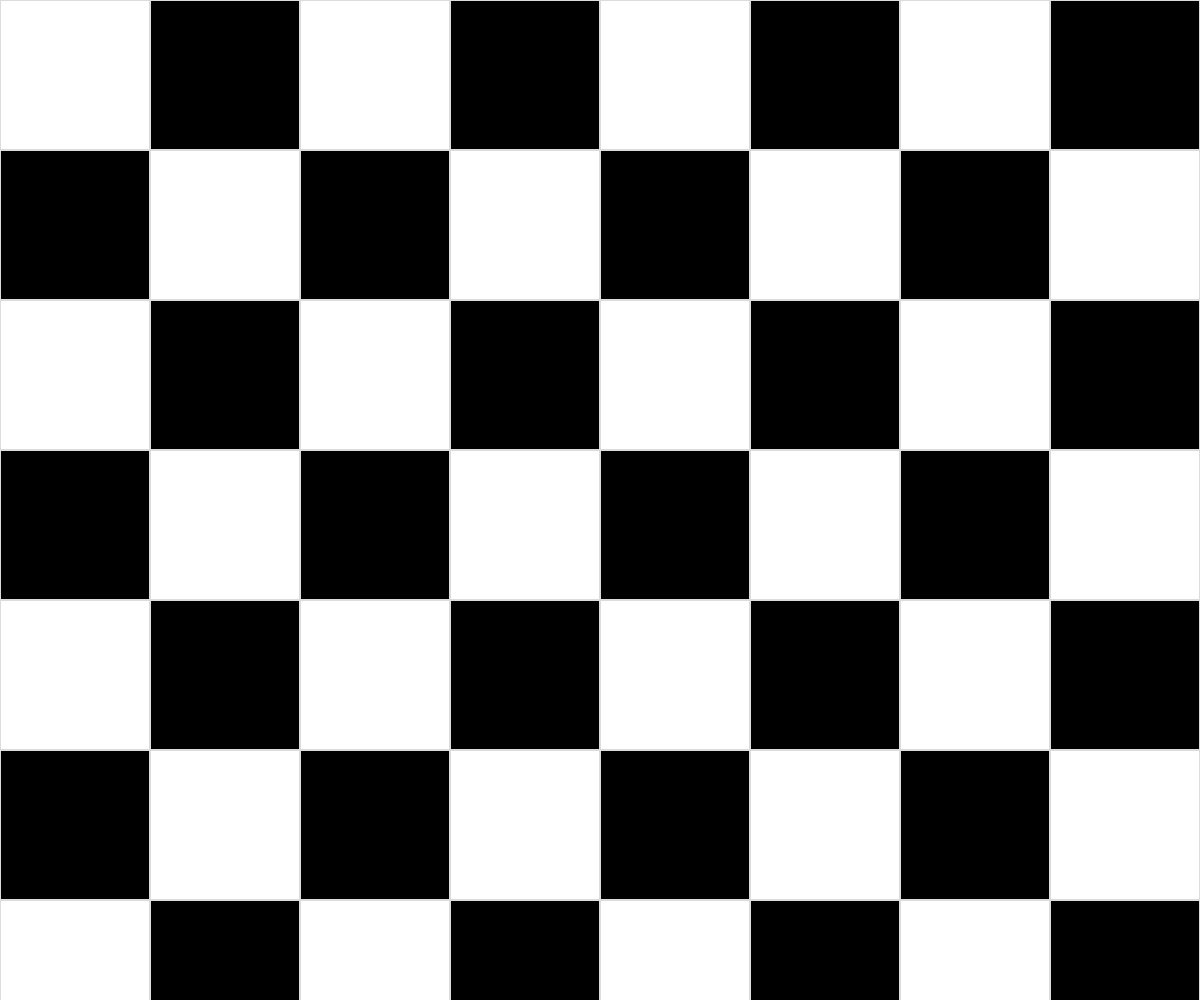
Frame 1 (no input)
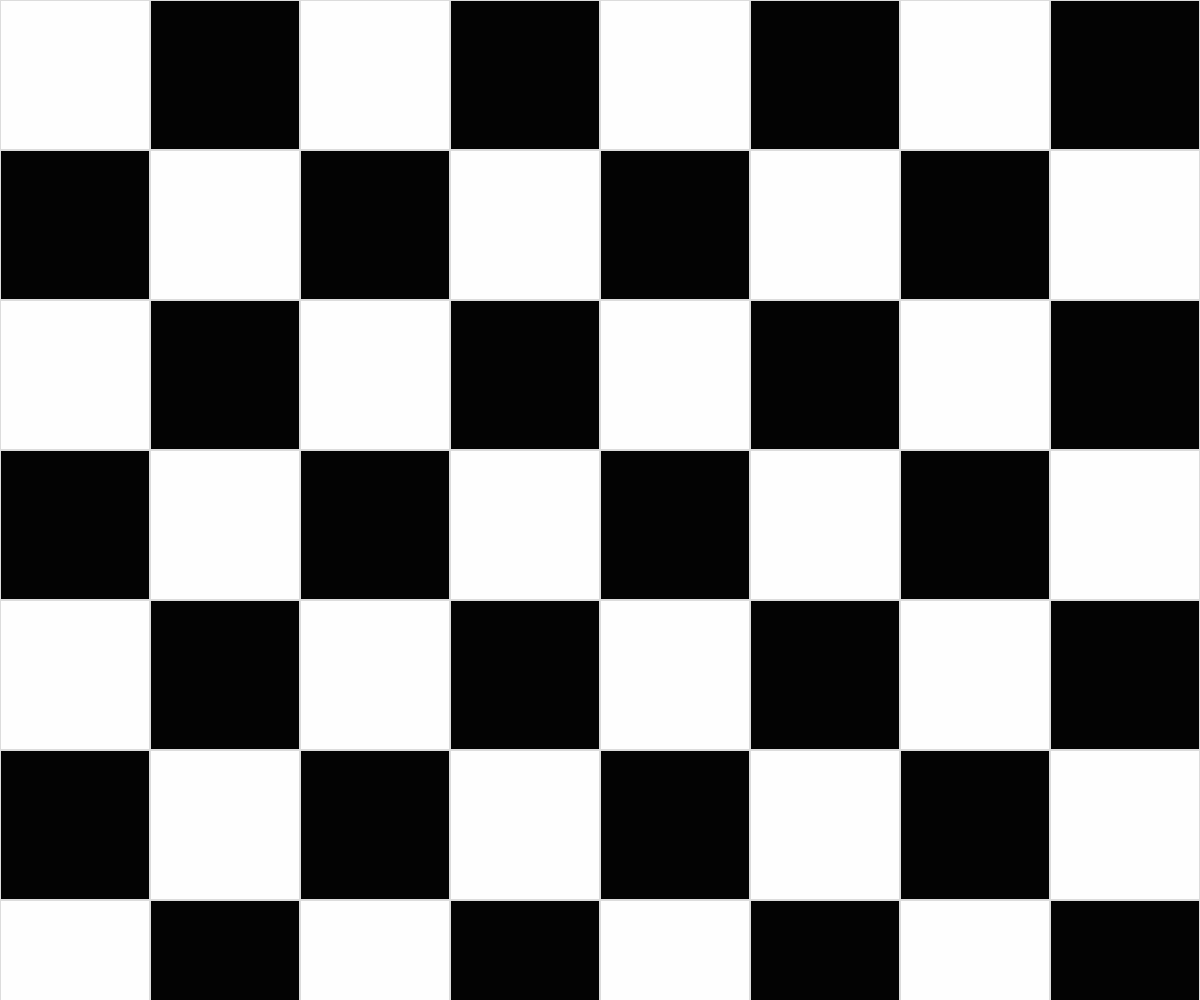
Frame 60 (no input)
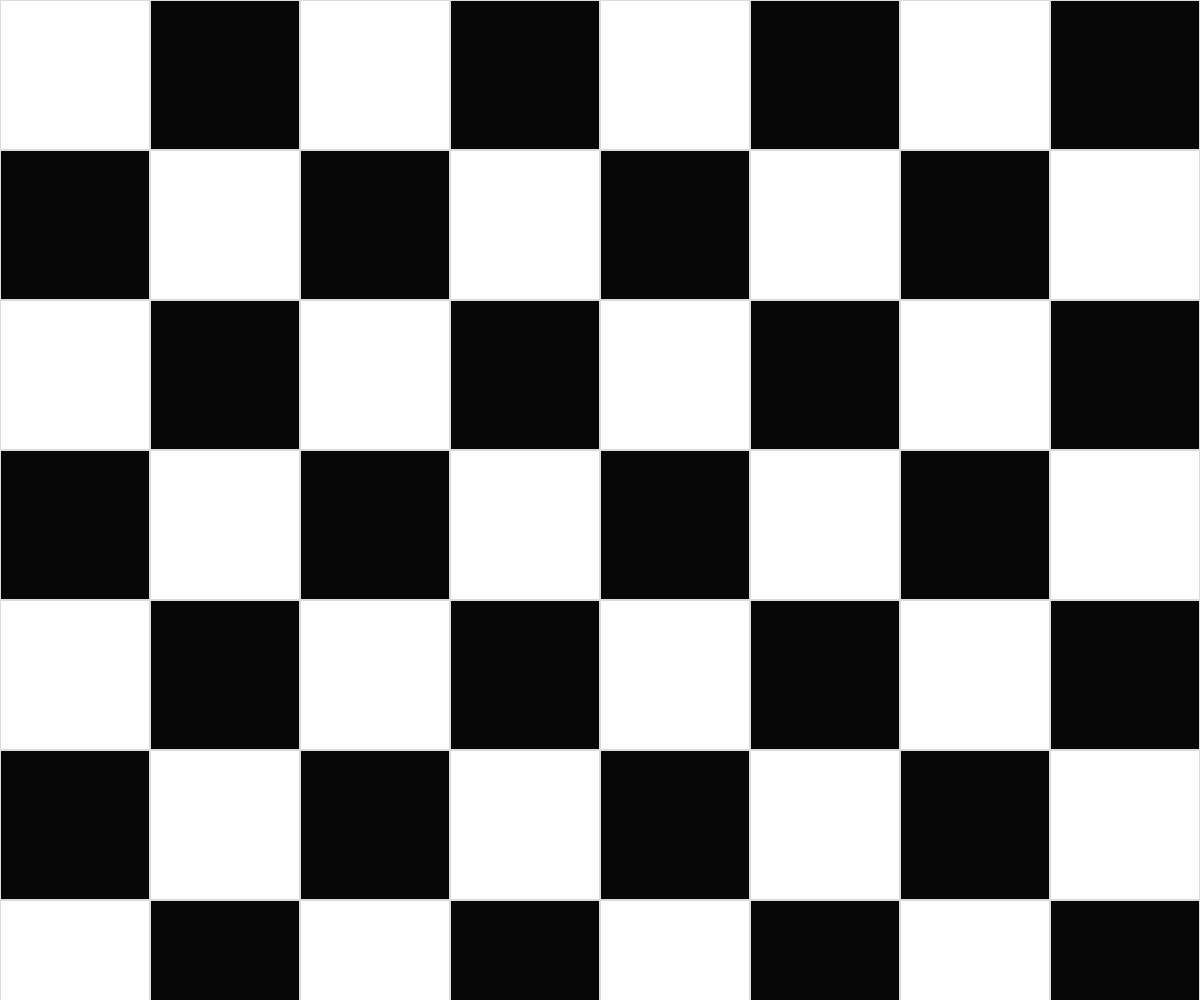
Frame 120 (the mouse pressed at the canvas centre since frame 60)

The p5.js sketch that drew these frames (run headless with seeded random() and noise() and a simulated clock; from frame 60 on, the mouse is pressed at the canvas centre):

// p5.js sketch
// ── sketch.js
let cols = 8; 
let rows = 8; 
let tileSize; 
let timer = 0; 

function setup() {
  createCanvas(windowWidth, windowHeight);
  tileSize = width / cols;
}

function draw() {
  background(220);

  // Schachbrett zeichnen
  for (let y = 0; y < rows; y++) {
    for (let x = 0; x < cols; x++) {
      let xPos = x * tileSize;
      let yPos = y * tileSize;
      let isWhite = (x + y) % 2 === 0; // üverprüfen ob das Feld schwarz                                             oder weiß ist

      // Farbe des Feldes basierend auf Timer
      let colorVal = map(timer, 0, 60*60, 255, 0); // 60 Sekunden Timer

      // Farbe des ändern
      if (isWhite) {
        fill(255, colorVal);
      } else {
        fill(0, colorVal);
      }

      // feld zeichnen
      rect(xPos, yPos, tileSize, tileSize);

      // striche zeichnen
      stroke(220);
      strokeWeight(2);
      line(xPos, yPos, xPos + tileSize, yPos);
      line(xPos + tileSize, yPos, xPos + tileSize, yPos + tileSize);
      line(xPos + tileSize, yPos + tileSize, xPos, yPos + tileSize);
      line(xPos, yPos + tileSize, xPos, yPos);
    }
  }

  timer++; // Timer erhöhen

  // Timer nicht zurücksetzen
  if (timer >= 60*60) {
    noLoop();
  }
}
